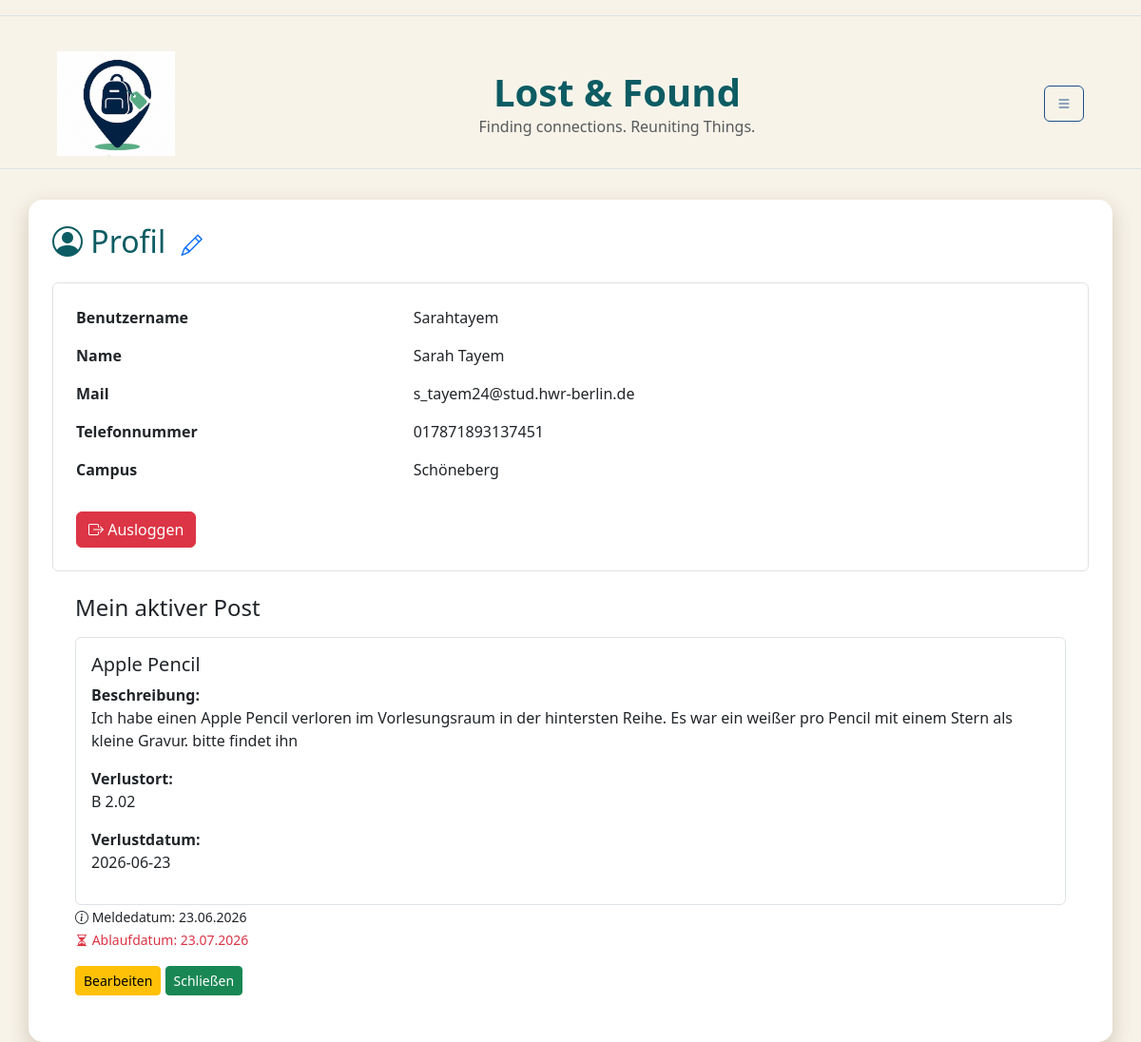
/profile/ (signed in), run on the app's committed database.
### db.py (models this page shows)
class StandardUser(db.Model):
    __tablename__ = "standardUser"
    user_id = db.Column( db.Integer, primary_key=True )
    campus_id = db.Column( db.String, db.ForeignKey("campus.campus_id") )
    name = db.Column( db.String)
    benutzername = db.Column( db.String, unique=True)
    telefonnummer = db.Column(db.String)
    standardtext = db.Column(db.Text)
    passwort = db.Column(db.String,nullable=False)
    hwr_mail = db.Column(db.String, unique=True,nullable=False )
    is_admin = db.Column(db.Boolean, default=False)
    campus = db.relationship("Campus",back_populates="users")
    posts = db.relationship( "Post",back_populates="user")

class Post(db.Model):
    __tablename__ = "post"
    post_id = db.Column(db.Integer,primary_key=True)
    user_id = db.Column(db.Integer,db.ForeignKey("standardUser.user_id"))
    fundbuero_id = db.Column(db.Integer,db.ForeignKey("fundbuero.fundbuero_id"))
    titel = db.Column(db.String,nullable=False)
    meldedatum = db.Column(db.Date)
    verlustdatum = db.Column(db.Date)
    ablaufdatum = db.Column(db.Date)
    schliessdatum = db.Column(db.Date)
    verlustort = db.Column(db.String)
    beschreibung = db.Column(db.Text)
    status = db.Column(db.String,default="laufend")
    views = db.Column(db.Integer,default=0 )
    user = db.relationship("StandardUser",back_populates="posts")
    fundbuero = db.relationship("Fundbuero",back_populates="posts")

### app.py (the view)
@app.route('/profile/')
def profile():
    if "user_id" not in session:
        flash("Bitte zuerst einloggen!", "warning")
        return redirect(url_for("login"))
    user = db.session.get(StandardUser, session["user_id"] )
    posts = db.session.execute( db.select(Post).where(Post.user_id == user.user_id, Post.status == "laufend")).scalars() # das holt alle posts des eingeloggten users aus der datenbank, die noch nicht abgelaufen sind und deren status "laufend" ist. die posts werden dann in der profile.html datei angezeigt.
    return render_template("profile.html", user=user, posts= posts)

### templates/profile.html (shortened to what this page needs)
{% extends "base.html" %}
{% block CONTENT %}
<h2 class="mb-4">
    <i class="bi bi-person-circle"></i>
    Profil
     <a href="{{ url_for('edit_profile') }}">
            <i class="bi bi-pencil ms-2"  style="font-size: 1.4rem;"></i>
            </a>
</h2>
<div class="border rounded p-4">
    <div class="row mb-3">
        <div class="col-4">
            <strong>Benutzername</strong>
        </div>
        <div class="col">
            {{ user.benutzername }}
        </div>
    </div>
    <div class="row mb-3">
        <div class="col-4">
            <strong>Name</strong>
        </div>
        <div class="col">
            {{ user.name }}
        </div>
    </div>
    <div class="row mb-3">
        <div class="col-4">
            <strong>Mail</strong>
        </div>
        <div class="col">
            {{ user.hwr_mail }}
        </div>
    </div>
    <div class="row mb-3">
        <div class="col-4">
            <strong>Telefonnummer</strong>
        </div>
        <div class="col">
            {{ user.telefonnummer }}
        </div>
    </div>
    <div class="row mb-3" >
        <div class="col-4">
            <strong>Campus</strong>
        </div>
        <div class="col">
        {% if user.campus_id %}
            {{ user.campus_id }}
        {% else %}
            <span class="text-muted">Kein Campus ausgewählt</span>
        {% endif %}
    </div>
        </div>
        <a href="{{ url_for('logout') }}"
            class="btn btn-danger mt-3">
            <i class="bi bi-box-arrow-right"></i>
         Ausloggen
        </a>
    </div>
    <div class = "rounded p-4">
        <h4 class="mb-3">
        Mein aktiver Post
        </h4>
{% if posts %}
            {%for post in posts%}
             <div class ="border rounded p-3">
             <h5> {{post.titel}} </h5>
                <p>
                    <strong>Beschreibung:</strong><br>
                    {{ post.beschreibung }}
                </p>
                <p>
                    <strong>Verlustort:</strong><br>
                    {{ post.verlustort }}
                </p>
                <p>
                    <strong>Verlustdatum:</strong><br>
                    {{ post.verlustdatum}}
                </p>
             </div>
               <small>
            <i class="bi bi-info-circle"></i>
              Meldedatum: {{ post.meldedatum.strftime('%d.%m.%Y') }}
            </small>
            <br>
            <small class="text-danger">
            <i class="bi bi-hourglass-split"></i>
             Ablaufdatum: {{ post.ablaufdatum.strftime('%d.%m.%Y') }}
            </small>
                    <div class="mt-3">
                        <a href=" {{url_for('edit_post', post_id=post.post_id)}}"
                        class = "btn btn-warning btn-sm">
                        Bearbeiten
                        </a>
                        <a href="{{ url_for('close_post', post_id=post.post_id) }}"
                        class="btn btn-success btn-sm">
                        Schließen
                        </a>
                    </div>
                </div>
            {%endfor%}
        {% else %}
                    <p>Kein aktiver Post vorhanden.</p>
     {% endif %}
            </div>
{% endblock %}

### static/css/style.css (style rules this page uses)
body { background-color: var(--color-main) !important; }
h1, h2, h3 { color: var(--color-highlight) !important; }

### static/css/color.css (style rules this page uses)
:root { --color-main: rgb(247, 243, 233); --color-shadow: rgb(215, 205, 190); --color-highlight: rgb(13, 92, 99); --color-accent1: rgb(46, 196, 182); --color-accent2: rgb(29, 78, 137); }

### data on the page
StandardUser: benutzername "Sarahtayem", name "Sarah Tayem", hwr_mail "s_tayem24@stud.hwr-berlin.de", telefonnummer "017871893137451", campus_id "Schöneberg"
Post: titel "Apple Pencil", beschreibung "Ich habe einen Apple Pencil verloren im Vorlesungsraum in der hintersten Reihe. Es war ein weißer pro Pencil mit einem Stern als kleine Gravur. bitte findet ihn", verlustort "B 2.02", verlustdatum "2026-06-23", meldedatum "23.06.2026", ablaufdatum "23.07.2026"
